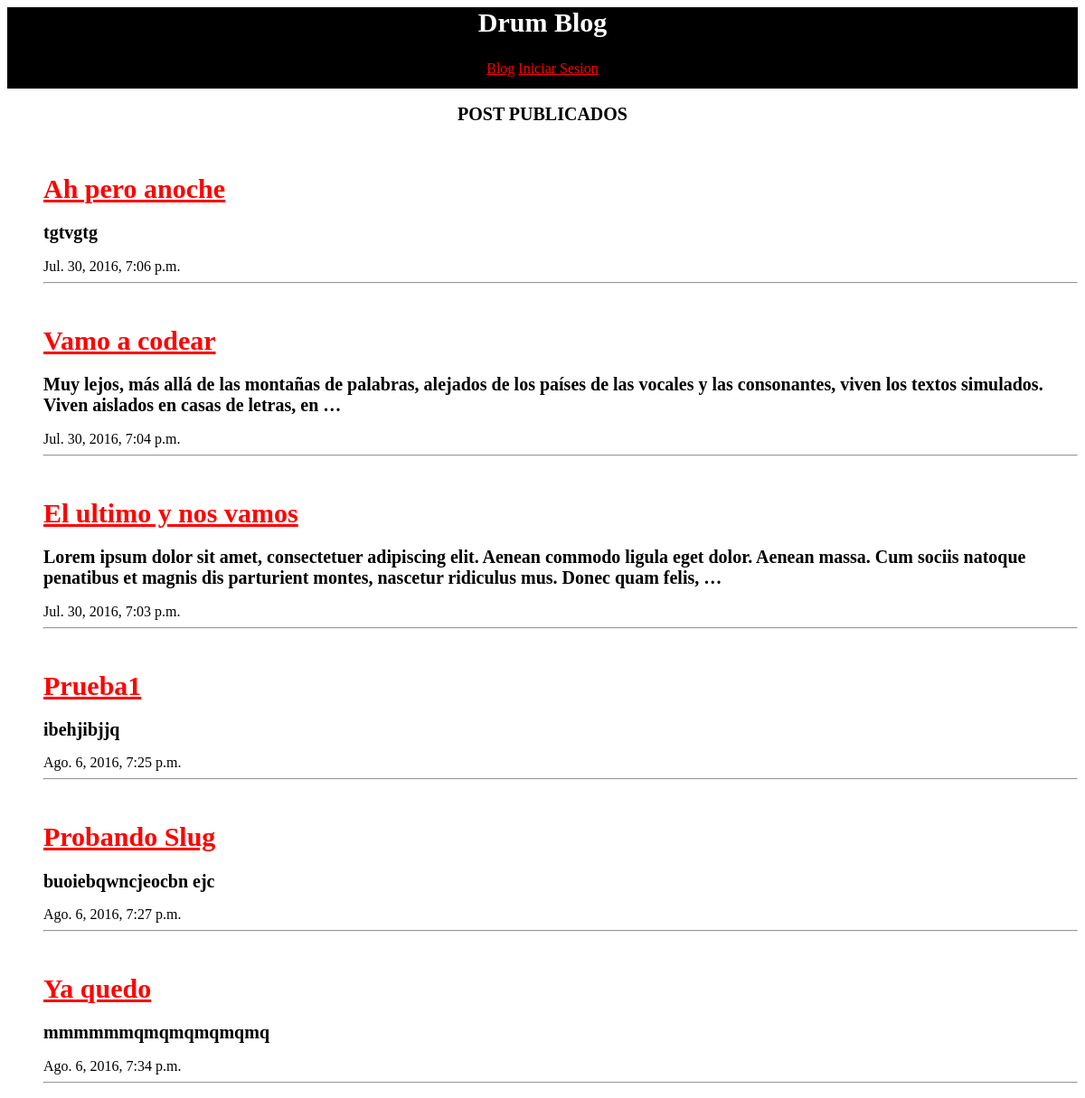
/blog/, run on an earlier commit of the app's database.
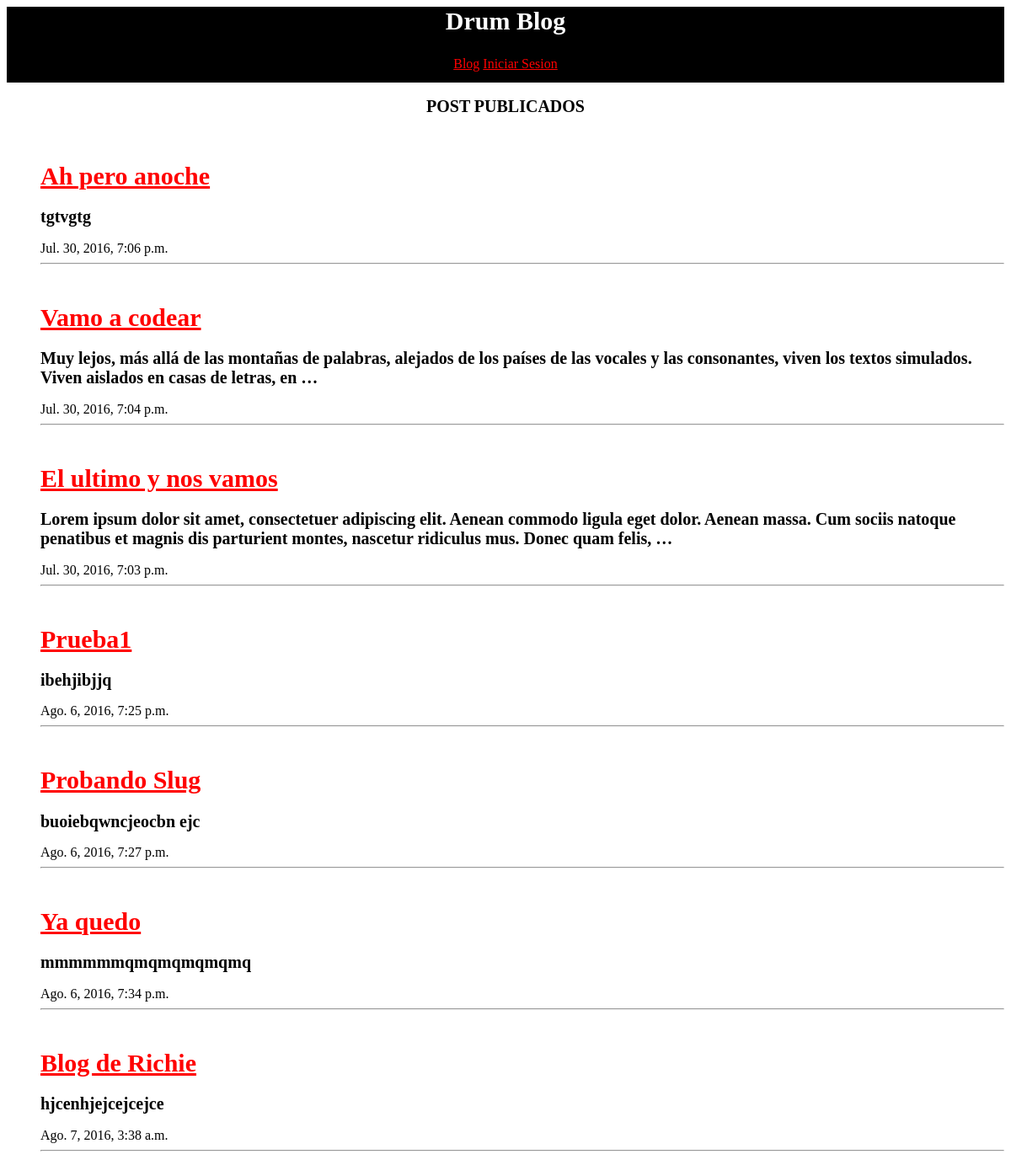
And on a later commit of the database.
### posts/models.py (models this page shows, shortened)
class Post(models.Model):
	titulo = models.CharField(max_length=140)
	fecha = models.DateTimeField(auto_now=True)
	cuerpo = models.TextField()
	publicado = models.BooleanField(default=False)
	slug = models.SlugField(max_length=500, blank=True, null=True)
	def get_absolute_url(self):
		return reverse('detalle', args=[self.slug])

### posts/views.py (the view)
# urls.py: url(r'^blog/$', views.ListView.as_view(), name="lista"),
class ListView(View):
	 def get(self, request):
	 	 template_name = 'lista.html'
	 	 posts = Post.objects.all().filter(publicado=True)
	 	 context = {
	 	 	'posts':posts,
	 	 	}
	 	 return render(request, template_name, context)

### posts/templates/lista.html
{%extends 'base.html'%}
{%block content%}
<h2 align="center">POST PUBLICADOS</h2>
<ul>
		{%for post in posts %}
		<a href="{{post.get_absolute_url}}">
		<br>
			<h1>{{post.titulo}}</h1>
			</a>
			<h2>{{post.cuerpo | truncatewords:30 }}</h2>
			<span>{{post.fecha}}</span>
		<hr>
		{%empty%}
		<h1>No hay post morro</h1>
		{%endfor%}
	</ul>
{%endblock content%}

### templates/base.html (shortened to what this page needs)
<head>
</head>
<body>
		<nav class="nav">
		<h1>Drum Blog</h1>
		<a href="{%url 'lista'%}">Blog</a>
		{%if request.user.is_authenticated%}
		<a href="{%url 'nuevopost'%}">Nuevo post</a>
		<a href="{% url 'perfil'%}">Tu perfil</a>
		<a href="{% url 'logout'%}">Cerrar Sesion</a>
		{%else%}
		<a href="{%url 'login'%}">Iniciar Sesion</a>
		{%endif%}
		</nav>
		{%block content%}
		{%endblock content%}
</body>
</html>

### templates/base.html (style rules this page uses)
.nav { width: 100%; background: black; text-align: center; color: white; height: 90px; }
h1 { font-family: Tahoma; font-size: 30px; }
h2 { font-family: Tahoma; font-size: 20px; }
a { color: red; }

What changed in the data, as far as the page shows it:
added Post: titulo "Blog de Richie", cuerpo "hjcenhjejcejcejce", fecha "Ago. 7, 2016, 3:38 a.m."
